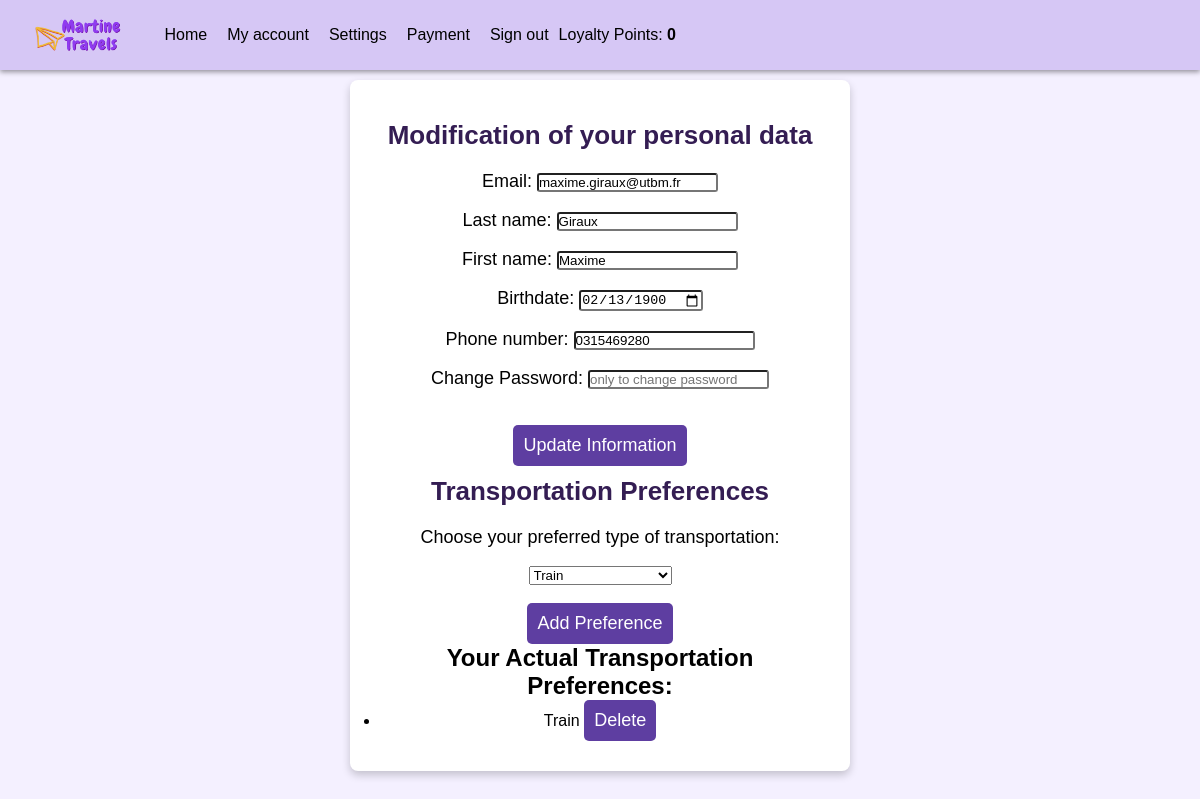
/site/settings.php (signed in), run on the app's committed database.
### tables this page shows
CREATE TABLE `User` (
  `ID` int(11) NOT NULL,
  `First_Name` varchar(128) NOT NULL,
  `Last_Name` varchar(128) NOT NULL,
  `Email` varchar(128) NOT NULL,
  `Password` varchar(60) NOT NULL,
  `Phone` varchar(20) NOT NULL COMMENT 'Allows International Phone Numbers to be entered and saved',
  `Loyalty_Points` int(11) NOT NULL DEFAULT 0,
  `Birth_Date` date NOT NULL,
  `Creation_Date` timestamp NOT NULL DEFAULT current_timestamp(),
  `Last_Login` timestamp NOT NULL DEFAULT current_timestamp(),
  `Is_Admin` tinyint(1) NOT NULL DEFAULT 0
);

CREATE TABLE `Transportation_Preferences` (
  `ID` int(11) NOT NULL,
  `User_ID` int(11) NOT NULL,
  `Transport_ID` int(11) NOT NULL
);

CREATE TABLE `Transportation_Type` (
  `ID` int(11) NOT NULL,
  `Name` varchar(64) NOT NULL
);

### site/settings.php (the view, shortened to what this page needs)
<?php
$ID = $_SESSION['ID'];
$bdd = get_dbhandle();
$req = $bdd->prepare("SELECT * FROM User WHERE ID = ?");
$req->execute([$ID]);
$userData = $req->fetch();
$prefReq = $bdd->prepare("SELECT Transportation_Type.Name, Transportation_Preferences.Transport_ID FROM Transportation_Preferences
    JOIN Transportation_Type ON Transportation_Preferences.Transport_ID = Transportation_Type.ID
    WHERE Transportation_Preferences.User_ID = ?");
$prefReq->execute([$ID]);
$currentPreferences = $prefReq->fetchAll(PDO::FETCH_ASSOC);
?>
<!DOCTYPE html>
<html lang="en">
<head>
    <link href="css/style.css" rel="stylesheet">
</head>
<body>
<?php include_once('header.php');?>
<section class="login_section">
    <h1>Modification of your personal data</h1>
    <form method="post" action="settings.php">
        <label>
            Email: <input type="email" name="email" class="input-field" required="required" pattern="[a-z0-9._%+\-]+@[a-z0-9.\-]+\.[a-z]{2,}$" value="<?= htmlspecialchars($userData['Email']) ?>" />
        </label> <br>
        <label>
            Last name: <input type="text" name="lname" class="input-field" required="required" pattern="[A-Za-zÀ-ÖØ-öø-ÿ\-]+" title="Must contain only letters or hyphens" value="<?= htmlspecialchars($userData['Last_Name']) ?>" />
        </label> <br>
        <label>
            First name: <input type="text" name="fname" class="input-field" required="required" pattern="[A-Za-zÀ-ÖØ-öø-ÿ\-]+" title="Must contain only letters or hyphens" value="<?= htmlspecialchars($userData['First_Name']) ?>" />
        </label> <br>
        <label>
            Birthdate: <input type="date" id="birthday" name="birthday" class="input-field" required="required" min="1900-01-01" value="<?= htmlspecialchars($userData['Birth_Date']) ?>" />
        </label> <br>
        <label>
            Phone number: <input type="tel" name="phone" class="input-field" required="required" value="<?= htmlspecialchars($userData['Phone']) ?>" />
        </label> <br>
        <label>
            Change Password: <input type="text" name="passwd" placeholder="only to change password" class="input-field" pattern="(?=.*\d)(?=.*[a-z])(?=.*[A-Z]).{8,128}" title="Must contain at least one number and one uppercase and lowercase letter, and at least 8 or more characters" />
        </label> <br>
        <br>
        <input type="submit" value="Update Information"/>
    </form>
    <h1>Transportation Preferences</h1>
    <form method="post" action="settings.php">
        <label for="type_transportation">Choose your preferred type of transportation:</label><br>
        <select id="type_transportation" name="type_transportation">
            <?php
            $req = $bdd->prepare("SELECT * FROM Transportation_Type;");
            $req->execute();
            while ($data = $req->fetch()) {
                $selected = "";
                $isSelected = false;
                foreach ($currentPreferences as $pref) {
                    if ($pref['Transport_ID'] == $data['ID']) {
                        $isSelected = true;
                        break;
                    }
                }
                if ($isSelected) {
                    $selected = "selected";
                }
                echo '<option value="' . htmlspecialchars($data["ID"]) . '" ' . $selected . '>' . htmlspecialchars($data["Name"]) . '</option>';
            }
            ?>
        </select><br><br>
        <input type="submit" value="Add Preference"/>
    </form>
    <h2>Your Actual Transportation Preferences:</h2>
    <ul>
        <?php
        if (empty($currentPreferences)) {
            echo "<li>No preferences selected yet.</li>";
        } else {
            foreach ($currentPreferences as $preference) {
                echo "<li>" . htmlspecialchars($preference['Name']) .
                    ' <form method="post" action="settings.php" style="display:inline;">
                    <input type="hidden" name="delete_preference" value="' . htmlspecialchars($preference['Transport_ID']) . '"/>
                    <input type="submit" value="Delete"/>
                    </form></li>';
            }
        }
        ?>
    </ul>
</section>
</body>
</html>

### site/css/style.css (style rules this page uses)
* { box-sizing: border-box; margin: 0; padding: 0; }
body, html { margin: 0; font-family: Arial, sans-serif; background-color: #f4f0ff; padding-top: 40px; display: flex; align-items: center; justify-content: center; }
.login_section { background-color: #ffffff; border-radius: 8px; box-shadow: 0 4px 8px rgba(0, 0, 0, 0.2); padding: 30px; width: 500px; text-align: center; }
.login_section h1 { font-size: 26px; padding-top: 10px; margin-bottom: 20px; color: #341d53; }
.login_section label { display: block;/ margin-bottom: 10px; font-size: 18px; }
.login_section input[type="submit"] { background-color: #5e3ea1; color: white; padding: 10px; border: none; border-radius: 5px; font-size: 18px; }
.input-field { border-radius: 3px; }

### data on the page
user: email "maxime.giraux@utbm.fr", lname "Giraux", fname "Maxime", birthday "02/13/1900", phone "0315469280"
transportation_preferences: Transport_ID.Name "Train"

### other printed values
$loyaltyPoints "0"
form field type_transportation "Train"
